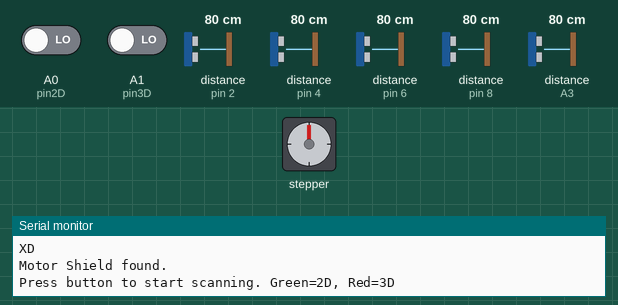
Recording of a sketch running on a simulated Arduino Uno, built with avr-gcc and run on an emulated ATmega328P. On the bench: stepper motor, the last lines printed to the serial monitor. Inputs (shaded band) come from the test bench; at power-on: A0 (pin2D) LOW, distance to the obstacle (sensors on pin 2, pin 4, pin 6, pin 8, A3) 80 cm, A1 (pin3D) LOW. The echo pulse lasts 58.3 µs per cm; stepper angles assume 100 steps per turn.

Above: at 2.8 s.
2.9 s: A0 (pin2D) driven HIGH
At 3.69 s:
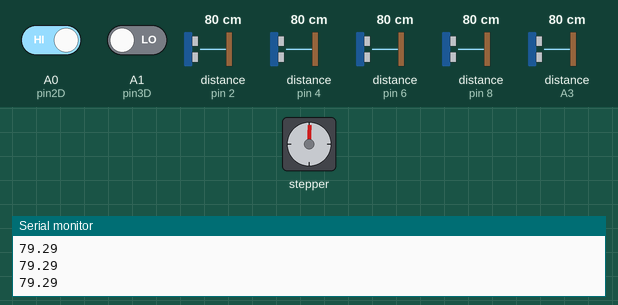
At 4.9 s:
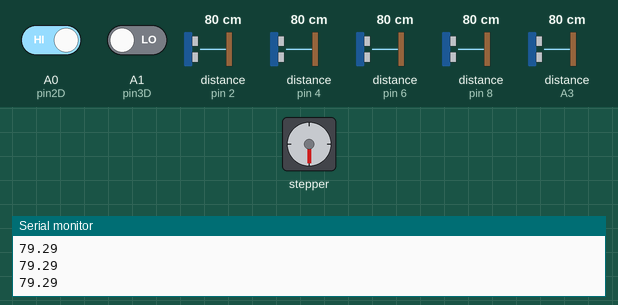
6.4 s: distance to the obstacle (sensor on pin 2) set to 2 cm
At 7.06 s:
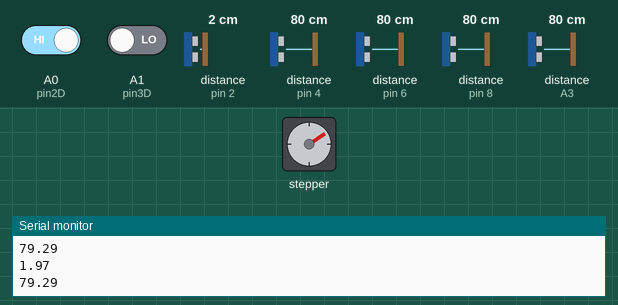
10.5 s: distance to the obstacle (sensor on pin 4) set to 4 cm
At 11.65 s:
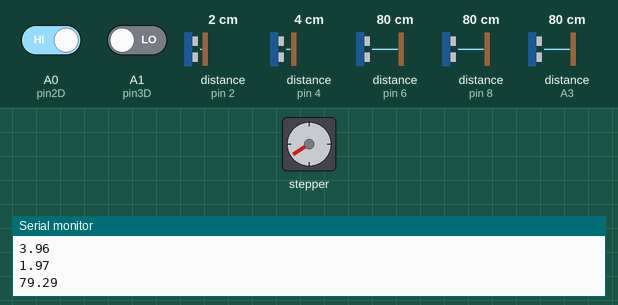
14.6 s: distance to the obstacle (sensor on pin 6) set to 9 cm
18.1 s: distance to the obstacle (sensor on pin 8) set to 18 cm
22.2 s: distance to the obstacle (sensor on A3) set to 2 cm
Timing chart, 0 to 49.6 s (numbered marks = the images above; inputs shaded):
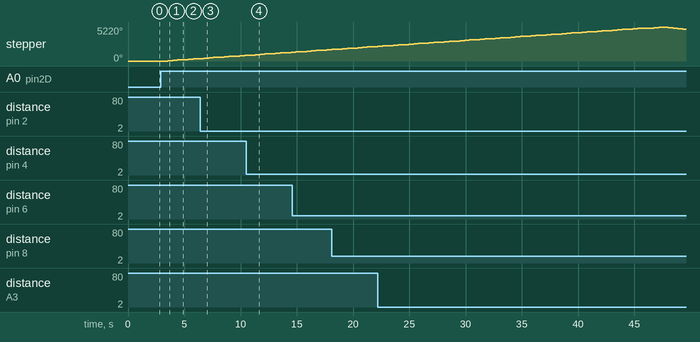

The sketch:

Arduino_control_code.ino
```cpp
#include <Adafruit_MotorShield.h>

/// CHANGE THESE VARIABLES ///
int MOTOR_DELAY = 20; // [ms]
float Z_MAX = 15; // [cm] MAX IS 15!!!
float dz = 0.5; // [cm]

// Common Multiples: 3.6, 7.2, 18.0, 36.0, 72.0 (only 18 and greater seems to work)
float dtheta = 36; // must be more than 36 degrees <- not true


//////////////////////////////

// HIGH LEVEL CONTROLS //
int scan_mode = 2; // 2 - 2D scanning; 3 - 3D scanning
bool scan = false;
bool s2D = LOW;
const int pin2D = A0; // green button
bool s3D = LOW;
const int pin3D = A1; // red button

// MOTOR RELATED //
int steps_per_cm = 100;
int dz_step = dz*steps_per_cm; // number of motor steps between scan planes
int dtheta_step = (int) dtheta/3.6; // number of motor steps
int num_steps = 360/dtheta; //steps for 360 degree turn

Adafruit_MotorShield AFMS = Adafruit_MotorShield();
Adafruit_StepperMotor *z_stepper = AFMS.getStepper(100, 2);
Adafruit_StepperMotor *theta_stepper = AFMS.getStepper(100, 1);

// SCAN RELATED //
const int n_scanners = 5;
const int tx_Pins[n_scanners] = {13,7,5,3,A2}; // 5 is the center sensor
const int rx_Pins[n_scanners] = {8 ,6,4,2,A3}; // 4 is center sensor

const float delimiter = 1234;
const int tx_per_scan = 5;
double d;

// scan_number: the scanner to be used for this tx/rx.
// (Only for 2D scanning)
double measure_distance(int sensor_index = 2){
  if (sensor_index>4){
    return 0.0;
  }
  // default to the center scanner
  int trig_pin = tx_Pins[sensor_index];
  int echo_pin = rx_Pins[sensor_index];

  // perform single scan as determined by the scan number
  delay(100);
  // Clears the trigPin
  digitalWrite(trig_pin, LOW);
  delayMicroseconds(2);
  // Sets the trigPin on HIGH state for 10 micro seconds
  digitalWrite(trig_pin, HIGH);
  delayMicroseconds(10);
  digitalWrite(trig_pin, LOW);
  // Reads the echoPin, returns the sound wave travel time in microseconds
  unsigned int duration = pulseIn(echo_pin, HIGH);
  // Calculating the distance
  double distance = duration * 0.034 / 2;
  return distance;
}

void move_z(int dz_step){
  for (int i=0; i<dz_step; i++){
    //z_stepper: raise sensor
    z_stepper->onestep(FORWARD,  SINGLE);
    delay(MOTOR_DELAY);
  }

}
void move_theta(int dtheta_step){
  for (int i=0; i<dtheta_step; i++){
    //theta_stepper: rotate table
    theta_stepper->onestep(FORWARD,  SINGLE);
    delay(MOTOR_DELAY);
  }
}
void reset_z(){
  for( int i =0; i<(Z_MAX-dz)*steps_per_cm; i++){
    z_stepper->onestep(BACKWARD, SINGLE);
    delay(MOTOR_DELAY);
  }
}

void setup() {

  Serial.begin(9600);           // set up Serial library at 9600 bps
   Serial.println("XD");

  if (!AFMS.begin()) {         // create with the default frequency 1.6KHz
  // if (!AFMS.begin(1000)) {  // OR with a different frequency, say 1KHz
    Serial.println("Could not find Motor Shield. Check wiring.");
    // while (1);
  }
  Serial.println("Motor Shield found.");
  Serial.println("Press button to start scanning. Green=2D, Red=3D");

  // sensor pins
  for( int i = 0; i<5; i++){
    pinMode(tx_Pins[i], OUTPUT); // set all trig pins
    pinMode(rx_Pins[i], INPUT); // set all echo pins
  }

  pinMode(pin2D, INPUT);
  pinMode(pin3D, INPUT);

  z_stepper->setSpeed(255);
  theta_stepper->setSpeed(255);
}

void loop() {

  s2D = digitalRead(pin2D);
  s3D = digitalRead(pin3D);

  if(s2D == HIGH){
    scan = true;
    scan_mode = 2;
  }
  if(s3D == HIGH){
    scan = true;
    scan_mode = 3;
  }

  // wait for trigger
  if (scan){
    Serial.println("Start scan");
    Serial.println(scan_mode);
    Serial.println(Z_MAX);
    Serial.println(dz);
    Serial.println(dtheta);
    Serial.println(delimiter);
    Serial.println(tx_per_scan);

    if (scan_mode==2){
      for (float z=0; z<Z_MAX; z+=dz){
        for(int sensor = 0; sensor<n_scanners; sensor++){
          d = measure_distance(sensor);
          Serial.println(d);
        }
        if(z!=Z_MAX-1){
          move_z(dz_step);
        }
      }
    }

    else if (scan_mode==3){
      Z_MAX = 10;
      for(float z = 0; z<Z_MAX; z+=dz){
        for(int i = 0; i < num_steps; i+=1){// theta = 0; theta<360; theta+=dtheta){
          for(int scan = 0; scan<tx_per_scan; scan++){
            d = measure_distance();
            Serial.println(d);
          }
          move_theta(dtheta_step);
          delay(500);
        }
        Serial.println(delimiter);
        if(z != Z_MAX - 1){
          move_z(dz_step);
          AFMS.begin();
        }
      }
    }

    Serial.println("Scan Complete");
    reset_z();
    scan = false;
    Serial.println("Press button to start scanning. Green=2D, Red=3D");
  }

  s2D = LOW;
  s3D = LOW;
  delay(1000);
}
```

Measured:
- after the input at 2.9 s, stepper: turns 180° clockwise in 0.99 s, then 180° clockwise in 0.99 s
